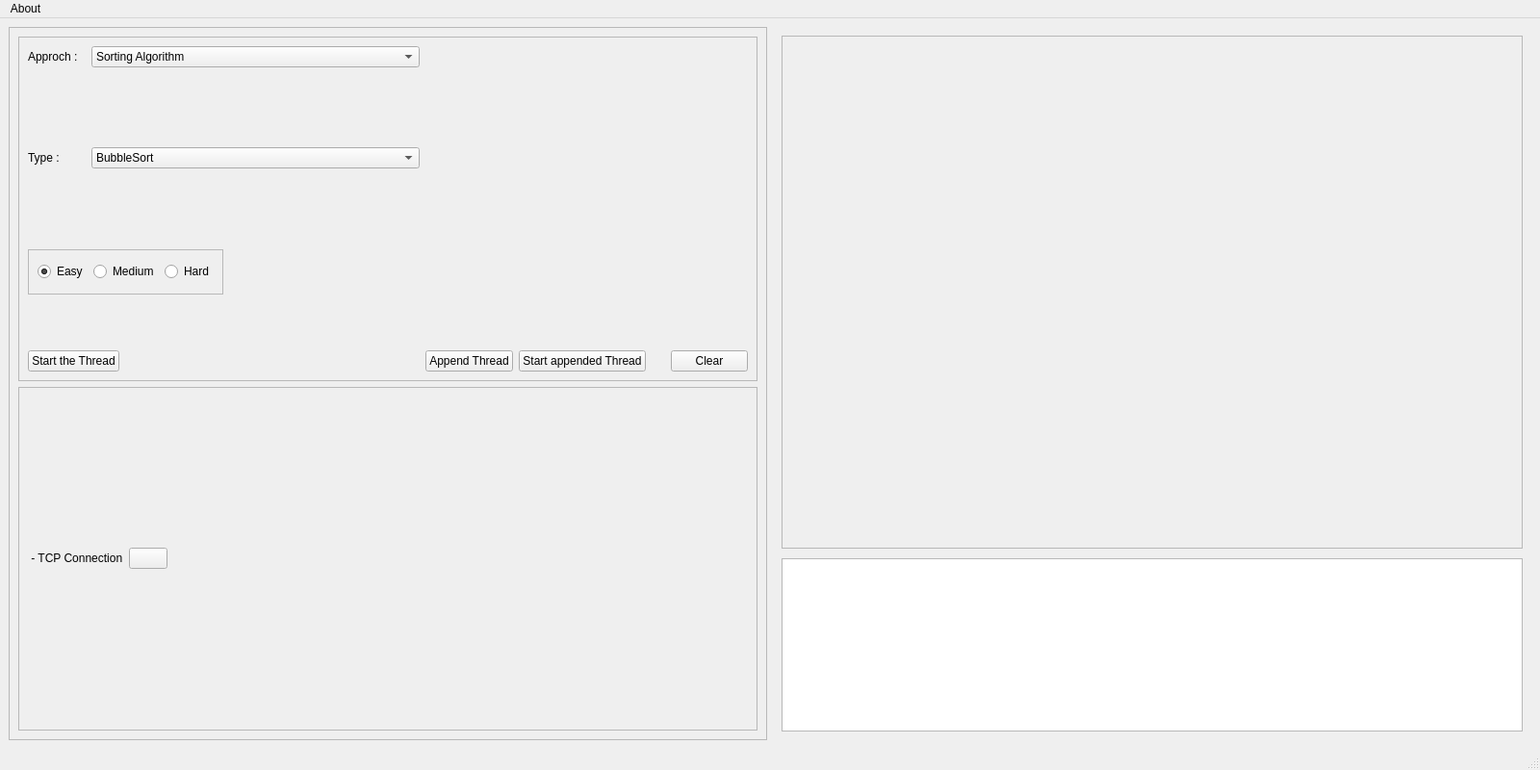
<?xml version="1.0" encoding="UTF-8"?>
<ui version="4.0">
 <class>MainWindow</class>
 <widget class="QMainWindow" name="MainWindow">
  <property name="geometry">
   <rect>
    <x>0</x>
    <y>0</y>
    <width>1600</width>
    <height>800</height>
   </rect>
  </property>
  <property name="palette">
   <palette>
    <active/>
    <inactive/>
    <disabled/>
   </palette>
  </property>
  <property name="windowTitle">
   <string>MainWindow</string>
  </property>
  <property name="autoFillBackground">
   <bool>false</bool>
  </property>
  <property name="styleSheet">
   <string notr="true"/>
  </property>
  <widget class="QWidget" name="centralwidget">
   <layout class="QHBoxLayout" name="horizontalLayout_2">
    <item>
     <widget class="QFrame" name="commandInputFrame">
      <property name="sizePolicy">
       <sizepolicy hsizetype="Expanding" vsizetype="Preferred">
        <horstretch>0</horstretch>
        <verstretch>0</verstretch>
       </sizepolicy>
      </property>
      <property name="styleSheet">
       <string notr="true"/>
      </property>
      <property name="frameShape">
       <enum>QFrame::StyledPanel</enum>
      </property>
      <property name="frameShadow">
       <enum>QFrame::Raised</enum>
      </property>
      <layout class="QVBoxLayout" name="verticalLayout_2">
       <item>
        <widget class="QFrame" name="inputFrame">
         <property name="styleSheet">
          <string notr="true"/>
         </property>
         <property name="frameShape">
          <enum>QFrame::StyledPanel</enum>
         </property>
         <property name="frameShadow">
          <enum>QFrame::Raised</enum>
         </property>
         <layout class="QVBoxLayout" name="verticalLayout">
          <item>
           <layout class="QVBoxLayout" name="centralVerticalLayout">
            <property name="sizeConstraint">
             <enum>QLayout::SetDefaultConstraint</enum>
            </property>
            <item>
             <layout class="QVBoxLayout" name="verticalLayoutApproch">
              <item>
               <layout class="QHBoxLayout" name="horizontalLayoutApproch">
                <item>
                 <widget class="QLabel" name="labelApproch">
                  <property name="minimumSize">
                   <size>
                    <width>60</width>
                    <height>0</height>
                   </size>
                  </property>
                  <property name="text">
                   <string>Approch :</string>
                  </property>
                 </widget>
                </item>
                <item>
                 <widget class="QComboBox" name="comboBoxApproch">
                  <property name="sizePolicy">
                   <sizepolicy hsizetype="Expanding" vsizetype="Fixed">
                    <horstretch>0</horstretch>
                    <verstretch>0</verstretch>
                   </sizepolicy>
                  </property>
                  <item>
                   <property name="text">
                    <string>Sorting Algorithm</string>
                   </property>
                  </item>
                  <item>
                   <property name="text">
                    <string>Check Number Algorithm</string>
                   </property>
                  </item>
                  <item>
                   <property name="text">
                    <string>Missing Problem Algorithm</string>
                   </property>
                  </item>
                 </widget>
                </item>
                <item>
                 <spacer name="horizontalSpacerApproch">
                  <property name="orientation">
                   <enum>Qt::Horizontal</enum>
                  </property>
                  <property name="sizeHint" stdset="0">
                   <size>
                    <width>40</width>
                    <height>20</height>
                   </size>
                  </property>
                 </spacer>
                </item>
               </layout>
              </item>
              <item>
               <widget class="QLabel" name="labelApprochInfo">
                <property name="text">
                 <string/>
                </property>
               </widget>
              </item>
             </layout>
            </item>
            <item>
             <layout class="QVBoxLayout" name="verticalLayoutType">
              <item>
               <layout class="QHBoxLayout" name="horizontalLayoutType">
                <item>
                 <widget class="QLabel" name="labelType">
                  <property name="minimumSize">
                   <size>
                    <width>60</width>
                    <height>0</height>
                   </size>
                  </property>
                  <property name="text">
                   <string>Type :</string>
                  </property>
                 </widget>
                </item>
                <item>
                 <widget class="QComboBox" name="comboBoxType">
                  <property name="sizePolicy">
                   <sizepolicy hsizetype="Expanding" vsizetype="Fixed">
                    <horstretch>0</horstretch>
                    <verstretch>0</verstretch>
                   </sizepolicy>
                  </property>
                  <item>
                   <property name="text">
                    <string>BubbleSort</string>
                   </property>
                  </item>
                  <item>
                   <property name="text">
                    <string>QuickSort</string>
                   </property>
                  </item>
                  <item>
                   <property name="text">
                    <string>MergeSort</string>
                   </property>
                  </item>
                  <item>
                   <property name="text">
                    <string>Number is present Algorithm</string>
                   </property>
                  </item>
                  <item>
                   <property name="text">
                    <string>Missing Number Algorithm</string>
                   </property>
                  </item>
                 </widget>
                </item>
                <item>
                 <spacer name="horizontalSpacerType">
                  <property name="orientation">
                   <enum>Qt::Horizontal</enum>
                  </property>
                  <property name="sizeHint" stdset="0">
                   <size>
                    <width>40</width>
                    <height>20</height>
                   </size>
                  </property>
                 </spacer>
                </item>
               </layout>
              </item>
              <item>
               <widget class="QLabel" name="labelTypeInfo">
                <property name="text">
                 <string/>
                </property>
               </widget>
              </item>
             </layout>
            </item>
            <item>
             <layout class="QVBoxLayout" name="verticalLayoutRadio">
              <item>
               <layout class="QHBoxLayout" name="horizontalLayoutRadio">
                <item>
                 <widget class="QFrame" name="frameRadioDifficult">
                  <property name="frameShape">
                   <enum>QFrame::StyledPanel</enum>
                  </property>
                  <property name="frameShadow">
                   <enum>QFrame::Raised</enum>
                  </property>
                  <layout class="QHBoxLayout" name="horizontalLayout">
                   <item>
                    <widget class="QRadioButton" name="radioButtonEasy">
                     <property name="text">
                      <string>Easy</string>
                     </property>
                     <property name="checked">
                      <bool>true</bool>
                     </property>
                    </widget>
                   </item>
                   <item>
                    <widget class="QRadioButton" name="radioButtonMedium">
                     <property name="text">
                      <string>Medium</string>
                     </property>
                    </widget>
                   </item>
                   <item>
                    <widget class="QRadioButton" name="radioButtonHard">
                     <property name="text">
                      <string>Hard</string>
                     </property>
                    </widget>
                   </item>
                  </layout>
                 </widget>
                </item>
                <item>
                 <spacer name="horizontalSpacerRadio">
                  <property name="orientation">
                   <enum>Qt::Horizontal</enum>
                  </property>
                  <property name="sizeHint" stdset="0">
                   <size>
                    <width>40</width>
                    <height>20</height>
                   </size>
                  </property>
                 </spacer>
                </item>
               </layout>
              </item>
              <item>
               <widget class="QLabel" name="labelRadioInfo">
                <property name="text">
                 <string/>
                </property>
               </widget>
              </item>
             </layout>
            </item>
            <item>
             <layout class="QHBoxLayout" name="horizontalLayoutButton">
              <item>
               <widget class="QPushButton" name="pushButtonApply">
                <property name="styleSheet">
                 <string notr="true"/>
                </property>
                <property name="text">
                 <string>Start the Thread</string>
                </property>
               </widget>
              </item>
              <item>
               <spacer name="horizontalSpacerInputButton">
                <property name="orientation">
                 <enum>Qt::Horizontal</enum>
                </property>
                <property name="sizeHint" stdset="0">
                 <size>
                  <width>40</width>
                  <height>20</height>
                 </size>
                </property>
               </spacer>
              </item>
              <item>
               <widget class="QPushButton" name="pushButtonAppendThread">
                <property name="text">
                 <string>Append Thread</string>
                </property>
               </widget>
              </item>
              <item>
               <widget class="QPushButton" name="pushButtonAppendThreadStart">
                <property name="text">
                 <string>Start appended Thread</string>
                </property>
               </widget>
              </item>
              <item>
               <spacer name="horizontalSpacer">
                <property name="orientation">
                 <enum>Qt::Horizontal</enum>
                </property>
                <property name="sizeType">
                 <enum>QSizePolicy::Fixed</enum>
                </property>
                <property name="sizeHint" stdset="0">
                 <size>
                  <width>20</width>
                  <height>20</height>
                 </size>
                </property>
               </spacer>
              </item>
              <item>
               <widget class="QPushButton" name="pushButtonClearProgressBar">
                <property name="text">
                 <string>Clear</string>
                </property>
               </widget>
              </item>
             </layout>
            </item>
           </layout>
          </item>
         </layout>
        </widget>
       </item>
       <item>
        <widget class="QFrame" name="tcpFrame">
         <property name="frameShape">
          <enum>QFrame::StyledPanel</enum>
         </property>
         <property name="frameShadow">
          <enum>QFrame::Raised</enum>
         </property>
         <layout class="QVBoxLayout" name="verticalLayout_7">
          <item>
           <layout class="QHBoxLayout" name="centralTCPHorizontalLayout">
            <item>
             <widget class="QLabel" name="tcpLabel">
              <property name="text">
               <string> - TCP Connection</string>
              </property>
             </widget>
            </item>
            <item>
             <widget class="QPushButton" name="tcpKeepAlivePushButton">
              <property name="text">
               <string/>
              </property>
             </widget>
            </item>
            <item>
             <spacer name="horizontalSpacer_2">
              <property name="orientation">
               <enum>Qt::Horizontal</enum>
              </property>
              <property name="sizeHint" stdset="0">
               <size>
                <width>40</width>
                <height>20</height>
               </size>
              </property>
             </spacer>
            </item>
           </layout>
          </item>
         </layout>
        </widget>
       </item>
      </layout>
     </widget>
    </item>
    <item>
     <widget class="QFrame" name="commandOutputFrame">
      <property name="styleSheet">
       <string notr="true"/>
      </property>
      <layout class="QVBoxLayout" name="rightVerticalLayout">
       <property name="spacing">
        <number>10</number>
       </property>
       <item>
        <widget class="QScrollArea" name="scrollAreaOutputFrame">
         <property name="sizePolicy">
          <sizepolicy hsizetype="Expanding" vsizetype="Expanding">
           <horstretch>0</horstretch>
           <verstretch>0</verstretch>
          </sizepolicy>
         </property>
         <property name="widgetResizable">
          <bool>true</bool>
         </property>
         <widget class="QWidget" name="scrollAreaWidgetProgressBar">
          <property name="geometry">
           <rect>
            <x>0</x>
            <y>0</y>
            <width>768</width>
            <height>529</height>
           </rect>
          </property>
          <property name="autoFillBackground">
           <bool>true</bool>
          </property>
          <layout class="QVBoxLayout" name="verticalLayout_3">
           <item>
            <spacer name="verticalSpacer">
             <property name="orientation">
              <enum>Qt::Vertical</enum>
             </property>
             <property name="sizeHint" stdset="0">
              <size>
               <width>20</width>
               <height>40</height>
              </size>
             </property>
            </spacer>
           </item>
          </layout>
         </widget>
        </widget>
       </item>
       <item>
        <widget class="QTableView" name="logTableView">
         <property name="minimumSize">
          <size>
           <width>0</width>
           <height>0</height>
          </size>
         </property>
         <property name="maximumSize">
          <size>
           <width>16777215</width>
           <height>180</height>
          </size>
         </property>
         <property name="editTriggers">
          <set>QAbstractItemView::NoEditTriggers</set>
         </property>
         <property name="alternatingRowColors">
          <bool>false</bool>
         </property>
         <attribute name="horizontalHeaderCascadingSectionResizes">
          <bool>true</bool>
         </attribute>
         <attribute name="horizontalHeaderDefaultSectionSize">
          <number>150</number>
         </attribute>
         <attribute name="horizontalHeaderStretchLastSection">
          <bool>true</bool>
         </attribute>
         <attribute name="verticalHeaderVisible">
          <bool>false</bool>
         </attribute>
         <attribute name="verticalHeaderMinimumSectionSize">
          <number>35</number>
         </attribute>
         <attribute name="verticalHeaderStretchLastSection">
          <bool>false</bool>
         </attribute>
        </widget>
       </item>
      </layout>
     </widget>
    </item>
   </layout>
  </widget>
  <widget class="QMenuBar" name="menubar">
   <property name="geometry">
    <rect>
     <x>0</x>
     <y>0</y>
     <width>1600</width>
     <height>21</height>
    </rect>
   </property>
   <widget class="QMenu" name="menuAbout">
    <property name="title">
     <string>About</string>
    </property>
    <addaction name="actionCreators"/>
   </widget>
   <addaction name="menuAbout"/>
  </widget>
  <widget class="QStatusBar" name="statusbar"/>
  <action name="actionCreators">
   <property name="text">
    <string>Creators</string>
   </property>
  </action>
 </widget>
 <resources/>
 <connections/>
</ui>
